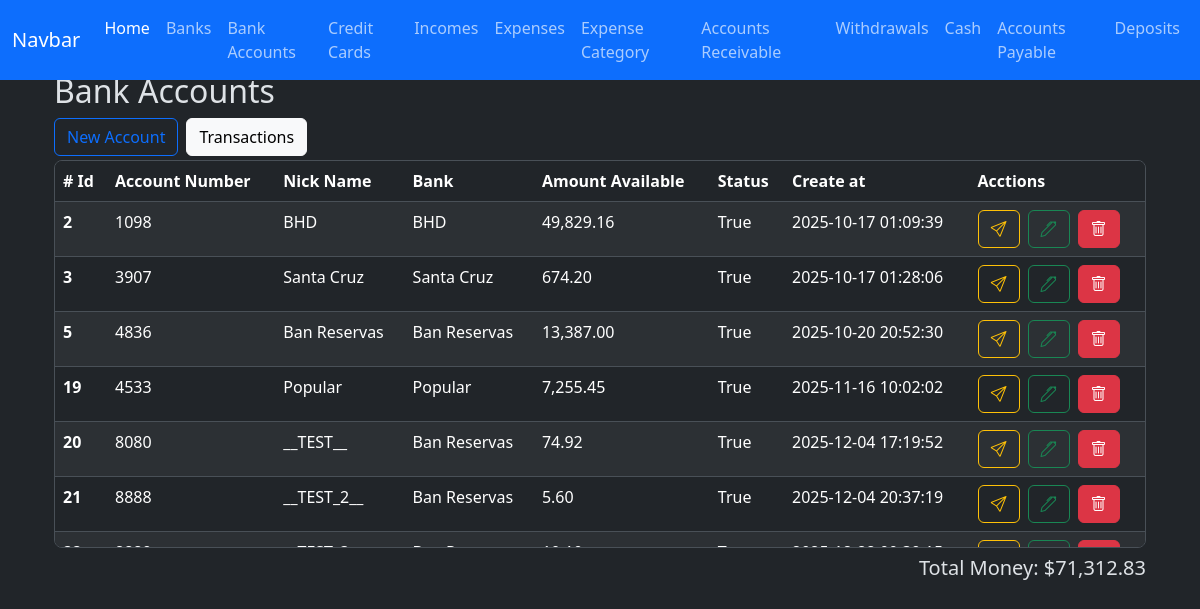
Page /bank_accounts/index on the earlier database version.
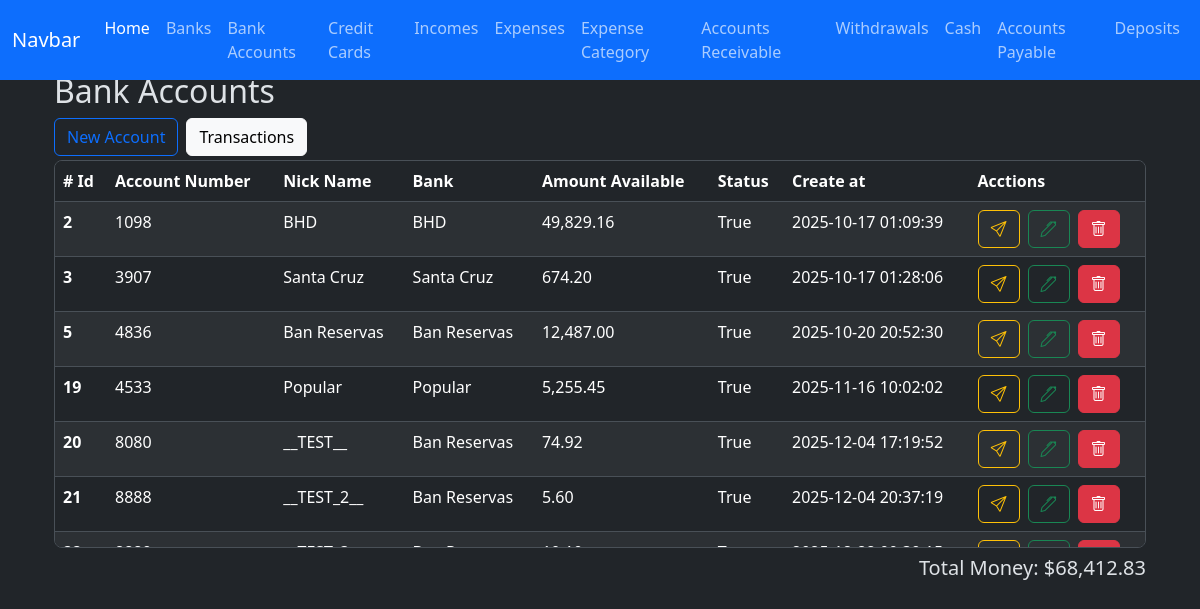
Same page on the later database version.
### app/models/bank_account.py (models this page shows)
class BankAccount(db.Model):
    __tablename__ = 'bank_accounts'
    id = db.Column(db.Integer, primary_key=True)
    nick_name = db.Column(db.String(120))
    amount_available = db.Column(db.Numeric(10, 2), nullable=False)
    is_active = db.Column(db.Boolean, default=True)
    account_number = db.Column(db.Integer, nullable=True)
    bank_id = db.Column(db.Integer, db.ForeignKey('banks.id'))
    created_at = db.Column(db.DateTime(timezone=True), server_default=func.now())
    updated_at = db.Column(db.DateTime(timezone=True), onupdate=func.now())
    bank = relationship('Bank', back_populates='bank_accounts')
    expenses = relationship('Expense', back_populates='bank_account', order_by='desc(Expense.created_at)')
    incomes = relationship('Income', back_populates='bank_account', order_by='desc(Income.created_at)')
    credit_card_payments = relationship('CreditCardPayment', back_populates='bank_account', order_by='desc(CreditCardPayment.created_at)')
    withdrawals = relationship('Withdrawal', back_populates='bank_account', order_by='desc(Withdrawal.created_at)')
    loans = relationship('Loan', back_populates='bank_account', order_by='desc(Loan.created_at)')
    loan_payments = relationship('LoanPayment', back_populates='bank_account', order_by='desc(LoanPayment.created_at)')
    debts = relationship('Debt', back_populates='bank_account', order_by='desc(Debt.created_at)')
    debt_payments = relationship('DebtPayment', back_populates='bank_account', order_by='desc(DebtPayment.created_at)')
    transaction_ledger = relationship('BankAccountTransactionsLedger', back_populates='bank_account')
    deposits = relationship('Deposit', back_populates='bank_account', order_by='desc(Deposit.created_at)')
    outgoing_transfers = relationship('BankTransfer', foreign_keys='BankTransfer.from_bank_account_id', back_populates='from_bank_account', order_by='desc(BankTransfer.created_at)')
    incoming_transfers = relationship('BankTransfer', foreign_keys='BankTransfer.to_bank_account_id', back_populates='to_bank_account', order_by='desc(BankTransfer.created_at)')

### app/models/bank.py (models this page shows)
class Bank(db.Model):
    __tablename__ = 'banks'
    id = db.Column(db.Integer, primary_key=True)
    name = db.Column(db.String(100), nullable=False)
    created_at = db.Column(db.DateTime(timezone=True), server_default=func.now())
    updated_at = db.Column(db.DateTime(timezone=True), onupdate=func.now())
    bank_accounts = relationship('BankAccount', back_populates='bank')
    credit_cards = relationship('CreditCard', back_populates='bank')

### app/routes/bank_account_routes.py (the view)
@bank_account_bp.route('/index', methods=['GET'])
def index():
    banks = Bank.query.all()
    bank_accounts = BankAccount.query.all()
    total_money = Decimal()
    for account in bank_accounts:
        total_money += account.amount_available
    total_money_formatted = f'{total_money:,.2f}'
    context = {
        'banks': banks,
        'bank_accounts': bank_accounts,
        'total_money': total_money_formatted,
        'len': len,
        'total_amount': total_amount,
        'format_amount': format_amount,
    }
    return render_template('bank_accounts/index.html', **context)

### app/utils/numeric_casting.py (called while the page is built)
def format_amount(value):
    try:
        return f'{value:,.2f}';
    except Exception as e:
        return None

### app/templates/bank_accounts/index.html (shortened to what this page needs)
{% extends 'layout.html' %}
{% block content %}
    <h2>Bank Accounts</h2>
    <div class="d-flex gap-2">
        <div class="">
            <button
                type="button"
                class="btn btn-outline-primary"
                data-bs-toggle="modal"
                data-bs-target="#create-bank-account"
            > New Account
            </button>
        </div>
        <div class="">
            <a
                href="{{ url_for('bank_transaction_ledger.index' ) }}"
                class="btn btn-light"
            > Transactions
            </a>
        </div>
    </div>
    <div class="table-responsive overflow-y-auto border rounded-3 mt-1" style="max-height: 388px;">
        <table class="table table-striped  table-hover">
            <thead class="sticky-top">
                <tr>
                    <th scope="col"># Id</th>
                    <th scope="col">Account Number</th>
                    <th scope="col">Nick Name</th>
                    <th scope="col">Bank</th>
                    <th scope="col">Amount Available</th>
                    <th scope="col">Status</th>
                    <th scope="col">Create at</th>
                    <th scope="col">Acctions</th>
                </tr>
            </thead>
            <tbody>
                {% for bank_account in bank_accounts %}
                <tr class="bank-row" data-bank-account-id = "{{ bank_account.id }}">
                    <th scope="row">{{ bank_account.id }}</th>
                    <td>{{ bank_account.account_number }}</td>
                    <td>{{ bank_account.nick_name }}</td>
                    <td>{{ bank_account.bank.name }}</td>
                    <td>{{ format_amount(bank_account.amount_available) }}</td>
                    <td>{{ bank_account.is_active }}</td>
                    <td>{{ bank_account.created_at }}</td>
                    <td>
                        <div class="d-flex gap-2">
                            <button
                                type="button"
                                class="btn btn-outline-warning"
                                data-bs-toggle="modal"
                                data-bs-target="#create-bank-transfer"
                                data-from-bank-account-id="{{ bank_account.id }}"
                                data-nick-name="{{ bank_account.nick_name }}"
                            >
                                <i class="bi bi-send"></i>
                            </button>
                            <button
                                type="button"
                                class="btn btn-outline-success"
                                data-bs-toggle="modal"
                                data-bs-target="#edit-bank-account"
                                data-bank-account-id="{{ bank_account.id }}"
                                data-account-number="{{ bank_account.account_number }}"
                                data-nick-name="{{ bank_account.nick_name }}"
                                data-amount-available="{{ bank_account.amount_available }}"
                                data-bank-id="{{ bank_account.bank.id }}"
                            >
                                <i class="bi bi-pen"></i>
                            </button>
                            <a href="{{ url_for('bank_account.delete', id=bank_account.id) }}" class="btn btn-danger"><i class="bi bi-trash"></i></a>
                        </div>
                    </td>
                </tr>
                {% endfor %}
            </tbody>
        </table>
    </div>
    <div class="col-sm d-flex flex-row-reverse mt-2">
        <h5>Total Money: ${{ total_money }}</h5>
    </div>
    <link href="https://cdn.jsdelivr.net/npm/@sweetalert2/theme-dark@5/dark.css" rel="stylesheet">
{% endblock %}

Differences in the rows shown:
changed BankAccount id 5: amount_available "13,387.00" → "12,487.00"
changed BankAccount "Popular": amount_available "7,255.45" → "5,255.45"
Other differences:
{{ total_money }}: "71,312.83" → "68,412.83"
